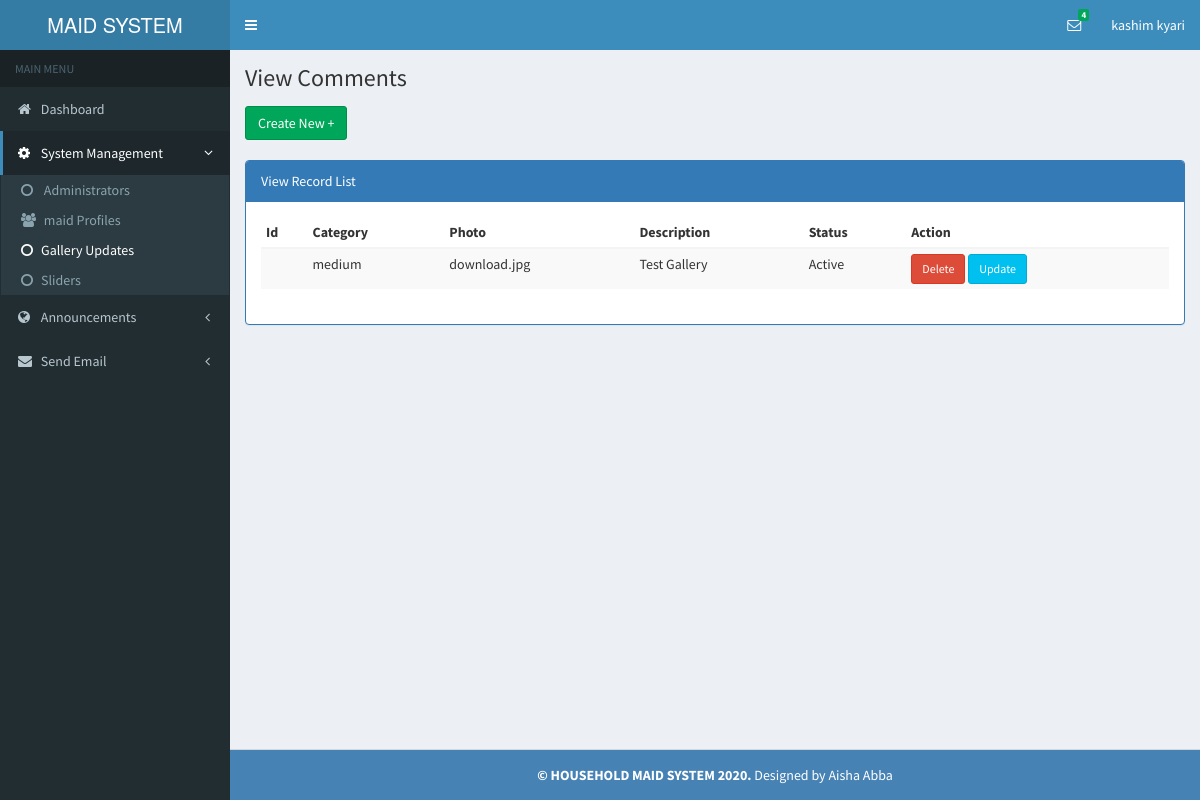
/admin/gallery.php (signed in), run on the app's committed database.
### tables this page shows
CREATE TABLE `accounts` (
  `fname` varchar(255) NOT NULL,
  `lname` varchar(255) NOT NULL,
  `id_number` int(255) NOT NULL,
  `email` varchar(255) NOT NULL,
  `phone` varchar(255) NOT NULL,
  `address` varchar(255) NOT NULL,
  `town` varchar(255) NOT NULL,
  `password` varchar(255) NOT NULL,
  `role_id` varchar(255) NOT NULL
);

CREATE TABLE `gallery` (
  `category` varchar(255) NOT NULL,
  `photo` blob NOT NULL,
  `description` text NOT NULL,
  `status` text NOT NULL
);

### admin/gallery.php (the view, shortened to what this page needs)
<?php require_once ('include/header.php'); ?>
<?php require_once('../dbconnect.php');
?>
<?php require_once ('include/sidebar.php'); ?>
<div class="content-wrapper">
    <section class="content-header">
        <h1>
            View Comments
        </h1>
    </section>
    <section class="content">
        <div class="row">
            <div class="col-lg-4">
                <a href="gallery_addition" type="button" class="btn btn-success">Create New +</a>
            </div> </div><br/>
        <div class="panel panel-primary">
            <div class="panel-heading">View Record List</div>
            <div class="panel-body">
                <?php
                $sql="SELECT * FROM gallery";
                $event=mysqli_query($conn,$sql);
                ?>
                <div class="table-responsive">
                    <table class="table table-striped table-condensed table-hover dataTables" id="dataTables-libraryList">
                        <thead>
                        <tr>
                            <th>Id</th>
                            <th> Category</th>
                            <th> Photo</th>
                            <th>Description</th>
                            <th> Status</th>
                            <th> Action</th>
                        </tr>
                        </thead>
                        <tbody>
                        <?php
                        while($row=mysqli_fetch_assoc($event)){
                        echo "<tr>";
                        ?>
                        <td><?php echo $row['id']; ?></td>
                        <td><?php echo $row['category']; ?></td>
                        <td><?php echo $row['photo']; ?></td>
                        <td><?php echo $row['description']; ?></td>
                        <td><?php echo $row['status']; ?></td>
                        <td>
                            <a class="btn btn-sm btn-danger" onclick="return confirm('Sure to delete? It will be deleted permanently!')" href="?action=transview&id=<?php echo $row['id'];?>&act=delete">Delete</a>
                            <a class="btn btn-sm btn-info" href="edit_gallery?user_id=<?php echo $row['id'];?>">Update</a>
                        </td>
                        </tbody>
                        <?php
                        }
                        ?>
                    </table>
                </div>
            </div>
        </div>
    </section>
</div>
<?php require_once('include/footer.php');  ?>

### admin/include/header.php (shortened to what this page needs)
<?php
require_once('../dbconnect.php');
$role=  $_SESSION['role_session'];
if(!isset($_SESSION['admin'])  && $role!=1)
{
        header("Location:../login.php");
}
else{
    $session_id= $_SESSION['admin'];
    $query=$conn->query("SELECT * FROM accounts WHERE email='$session_id'");
    $row=$query->fetch_array();
    $fname=$row['fname'];
    $lname=$row['lname'];
}
    ?>
<!DOCTYPE html>
<html>
  <head>
    <link rel="stylesheet" href="../assets/bootstrap/css/bootstrap.min.css">
      <link rel="stylesheet" href="../assets/swal2/sweetalert2.min.css">
    <link rel="stylesheet" href="../assets/css/font-awesome.min.css">
    <link rel="stylesheet" href="../assets/css/ionicons.min.css">
    <link rel="stylesheet" href="../assets/css/AdminLTE.min.css">
    <link rel="stylesheet" href="../assets/css/skins/_all-skins.min.css">
      <link href="../assets/modal-effect/css/component.css" rel="stylesheet">
    <link rel="stylesheet" href="../assets/plugins/datepicker/datepicker3.css">
    <link rel="stylesheet" href="../assets/plugins/daterangepicker/daterangepicker-bs3.css">
    <link href="../assets/elibrary/fileinput/css/fileinput.css " media="all" rel="stylesheet" type="text/css" />
    <link href="../assets/elibrary/modal/css/bootstrap-modal.css" media="all" rel="stylesheet" type="text/css" />
    <link href="../assets/elibrary/css/li-scroller.css" media="all" rel="stylesheet" type="text/css" />
    <link href="../assets/elibrary/plugins/dataTables/dataTables.bootstrap.css " media="all" rel="stylesheet" type="text/css" />
   </head>
   <body class="hold-transition skin-blue sidebar-mini">
    <div class="wrapper">
      <header class="main-header">
        <a href="index" class="logo">
          <span class="logo-lg">MAID SYSTEM</span>
        </a>
        <nav class="navbar navbar-static-top" role="navigation">
          <a href="#" class="sidebar-toggle" data-toggle="offcanvas" role="button">
          </a>
          <div class="navbar-custom-menu">
            <ul class="nav navbar-nav">
                <li class="dropdown messages-menu">
                <a href="#" class="dropdown-toggle" data-toggle="dropdown">
                  <i class="fa fa-envelope-o"></i>
                    <?php
                    $stmt=$conn->query("SELECT * FROM inquiries");
                    $count=mysqli_num_rows($stmt);
                    ?>
                  <span class="label label-success"><?php echo $count; ?></span>
                </a>
              </li>
              <li class="dropdown user user-menu">
                <a href="#" class="dropdown-toggle" data-toggle="dropdown">
                  <span class="hidden-xs"><?php echo $fname;   ?></span>
                  <span class="hidden-xs"><?php echo $lname;   ?></span>
                </a>
              </li>
            </ul>
          </div>
        </nav>
      </header>

### data on the page
accounts: fname "kashim", lname "kyari"
gallery: category "medium", photo "download.jpg", description "Test Gallery", status "Active"

### other printed values
$count "4"
